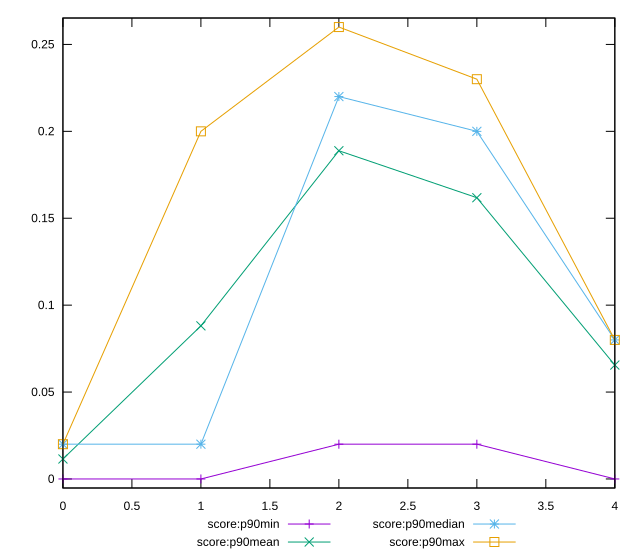

The script that saved this image:
reset

$scoreP90Min <<EOF
0 0
1 0
2 0.02
3 0.02
4 0
EOF

$scoreP90Mean <<EOF
0 0.011489361702127665
1 0.08808510638297866
2 0.18882978723404267
3 0.16180851063829765
4 0.06553191489361707
EOF

$scoreP90Median <<EOF
0 0.02
1 0.02
2 0.22
3 0.2
4 0.08
EOF

$scoreP90Max <<EOF
0 0.02
1 0.2
2 0.26
3 0.23
4 0.08
EOF

set key outside below
set xrange [0:4]
set yrange [-0.005200000000000001:0.2652]
set trange [-0.005200000000000001:0.2652]
set terminal svg size 640, 560 enhanced background rgb 'white'
set output "report_00023_2021-02-20T12:14:57.249Z/cumulative-layout-shift/progression/score.svg"

plot $scoreP90Min title "score:p90min" with linespoints, \
     $scoreP90Mean title "score:p90mean" with linespoints, \
     $scoreP90Median title "score:p90median" with linespoints, \
     $scoreP90Max title "score:p90max" with linespoints

reset
